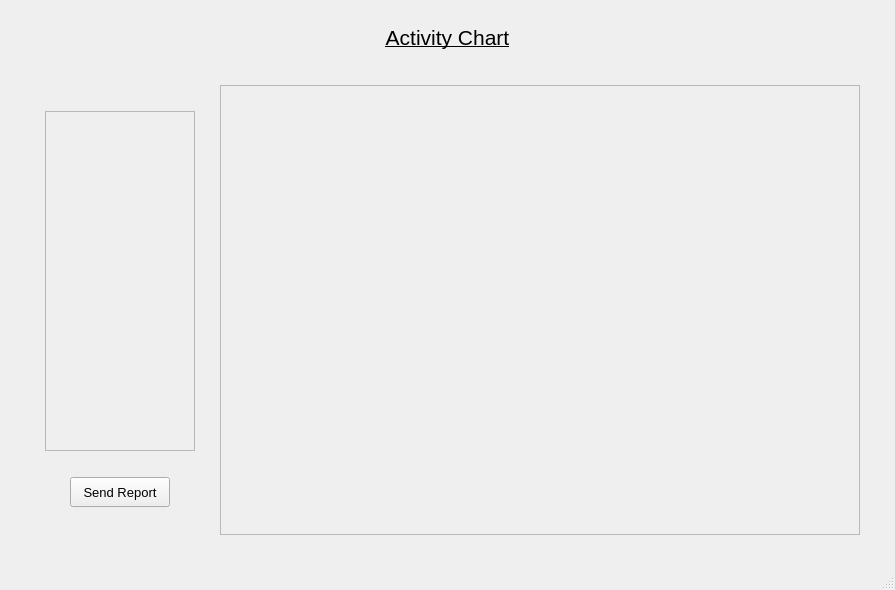
<?xml version="1.0" encoding="UTF-8"?>
<ui version="4.0">
 <class>MainWindow</class>
 <widget class="QMainWindow" name="MainWindow">
  <property name="geometry">
   <rect>
    <x>0</x>
    <y>0</y>
    <width>895</width>
    <height>590</height>
   </rect>
  </property>
  <property name="minimumSize">
   <size>
    <width>895</width>
    <height>590</height>
   </size>
  </property>
  <property name="maximumSize">
   <size>
    <width>895</width>
    <height>590</height>
   </size>
  </property>
  <property name="font">
   <font>
    <pointsize>16</pointsize>
   </font>
  </property>
  <property name="windowTitle">
   <string>MainWindow</string>
  </property>
  <widget class="QWidget" name="centralwidget">
   <property name="minimumSize">
    <size>
     <width>895</width>
     <height>570</height>
    </size>
   </property>
   <property name="maximumSize">
    <size>
     <width>895</width>
     <height>570</height>
    </size>
   </property>
   <layout class="QVBoxLayout" name="verticalLayout_2">
    <property name="spacing">
     <number>25</number>
    </property>
    <property name="leftMargin">
     <number>25</number>
    </property>
    <property name="topMargin">
     <number>25</number>
    </property>
    <property name="rightMargin">
     <number>25</number>
    </property>
    <property name="bottomMargin">
     <number>25</number>
    </property>
    <item>
     <widget class="QLabel" name="label">
      <property name="text">
       <string>&lt;html&gt;&lt;head/&gt;&lt;body&gt;&lt;p align=&quot;center&quot;&gt;&lt;span style=&quot; font-size:16pt; text-decoration: underline;&quot;&gt;Activity Chart&lt;/span&gt;&lt;/p&gt;&lt;/body&gt;&lt;/html&gt;</string>
      </property>
     </widget>
    </item>
    <item>
     <layout class="QHBoxLayout" name="horizontalLayout">
      <property name="spacing">
       <number>15</number>
      </property>
      <property name="leftMargin">
       <number>10</number>
      </property>
      <property name="topMargin">
       <number>10</number>
      </property>
      <property name="rightMargin">
       <number>10</number>
      </property>
      <property name="bottomMargin">
       <number>10</number>
      </property>
      <item>
       <layout class="QVBoxLayout" name="verticalLayout">
        <property name="spacing">
         <number>10</number>
        </property>
        <property name="sizeConstraint">
         <enum>QLayout::SetFixedSize</enum>
        </property>
        <property name="leftMargin">
         <number>10</number>
        </property>
        <property name="topMargin">
         <number>10</number>
        </property>
        <property name="rightMargin">
         <number>10</number>
        </property>
        <property name="bottomMargin">
         <number>10</number>
        </property>
        <item alignment="Qt::AlignHCenter">
         <widget class="QScrollArea" name="date_list">
          <property name="sizePolicy">
           <sizepolicy hsizetype="Minimum" vsizetype="Minimum">
            <horstretch>0</horstretch>
            <verstretch>0</verstretch>
           </sizepolicy>
          </property>
          <property name="minimumSize">
           <size>
            <width>150</width>
            <height>340</height>
           </size>
          </property>
          <property name="maximumSize">
           <size>
            <width>150</width>
            <height>340</height>
           </size>
          </property>
          <property name="widgetResizable">
           <bool>true</bool>
          </property>
          <widget class="QWidget" name="scrollAreaWidgetContents">
           <property name="geometry">
            <rect>
             <x>0</x>
             <y>0</y>
             <width>148</width>
             <height>338</height>
            </rect>
           </property>
          </widget>
         </widget>
        </item>
        <item alignment="Qt::AlignHCenter">
         <widget class="QPushButton" name="send_report_button">
          <property name="sizePolicy">
           <sizepolicy hsizetype="Fixed" vsizetype="Fixed">
            <horstretch>0</horstretch>
            <verstretch>0</verstretch>
           </sizepolicy>
          </property>
          <property name="minimumSize">
           <size>
            <width>100</width>
            <height>30</height>
           </size>
          </property>
          <property name="maximumSize">
           <size>
            <width>100</width>
            <height>30</height>
           </size>
          </property>
          <property name="font">
           <font>
            <pointsize>10</pointsize>
           </font>
          </property>
          <property name="text">
           <string>Send Report</string>
          </property>
         </widget>
        </item>
       </layout>
      </item>
      <item alignment="Qt::AlignHCenter|Qt::AlignVCenter">
       <widget class="QFrame" name="activity_chart">
        <property name="sizePolicy">
         <sizepolicy hsizetype="Fixed" vsizetype="Fixed">
          <horstretch>0</horstretch>
          <verstretch>0</verstretch>
         </sizepolicy>
        </property>
        <property name="minimumSize">
         <size>
          <width>640</width>
          <height>450</height>
         </size>
        </property>
        <property name="maximumSize">
         <size>
          <width>640</width>
          <height>450</height>
         </size>
        </property>
        <property name="frameShape">
         <enum>QFrame::StyledPanel</enum>
        </property>
        <property name="frameShadow">
         <enum>QFrame::Raised</enum>
        </property>
       </widget>
      </item>
     </layout>
    </item>
   </layout>
  </widget>
  <widget class="QStatusBar" name="statusbar"/>
 </widget>
 <resources/>
 <connections/>
</ui>
